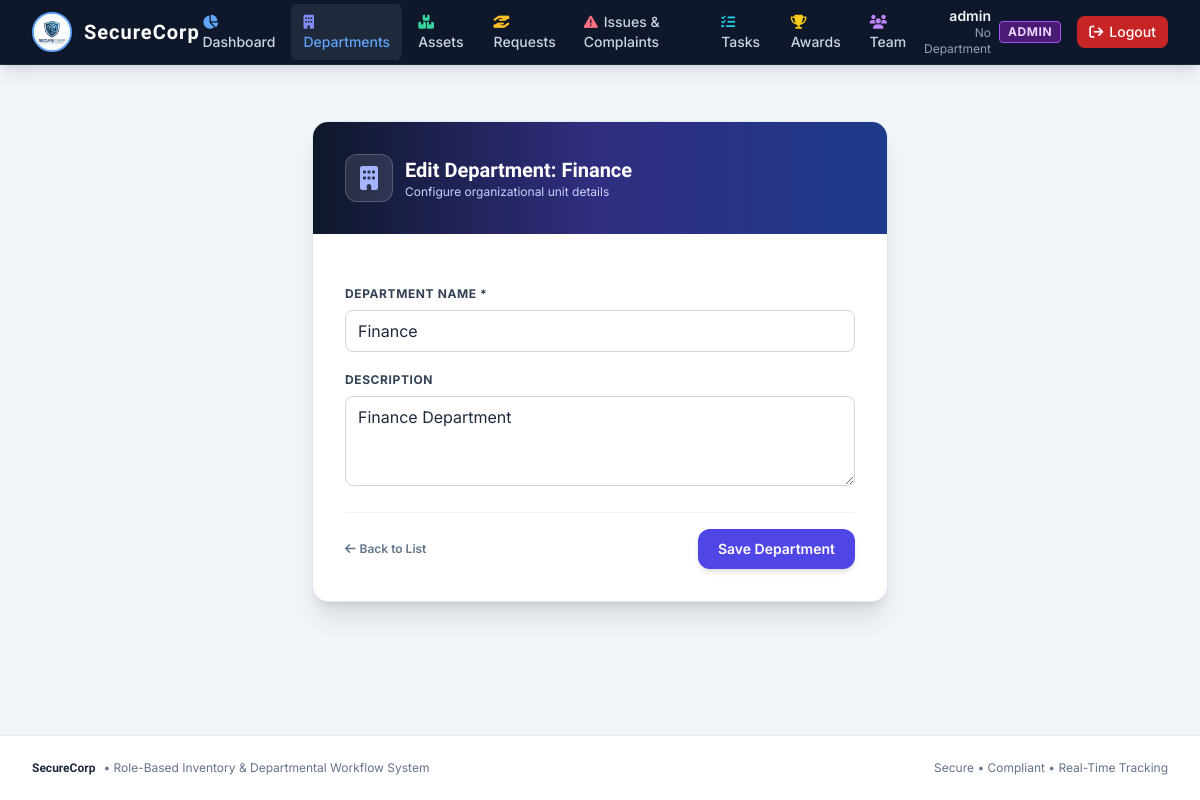
/departments/1/edit/ (signed in), run on the app's committed database.
### inventory/models.py (models this page shows, shortened)
class User(AbstractUser):
    ROLE_CHOICES = (
        ('ADMIN', 'Admin'),
        ('EMPLOYEE', 'Employee'),
    )
    role = models.CharField(max_length=10, choices=ROLE_CHOICES, default='EMPLOYEE')
    skills = models.ManyToManyField(Skill, blank=True, related_name='employees')
    department = models.ForeignKey(Department, on_delete=models.SET_NULL, null=True, blank=True, related_name='employees')
    @property
    def is_admin_role(self):
        return self.role == 'ADMIN' or self.is_superuser or self.is_staff
    @property
    def full_name_or_username(self):
        full = self.get_full_name()
        return full if full else self.username

class Department(models.Model):
    name = models.CharField(max_length=100, unique=True)
    description = models.TextField(blank=True)

### inventory/views.py (the view)
# urls.py: path('departments/<int:dept_id>/edit/', views.edit_department, name='edit_department'),
@login_required
def edit_department(request, dept_id):
    if not request.user.is_admin_role:
        messages.error(request, 'Only administrators can edit departments.')
        return redirect('department_list')
    dept = get_object_or_404(Department, id=dept_id)
    if request.method == 'POST':
        form = DepartmentForm(request.POST, instance=dept)
        if form.is_valid():
            form.save()
            messages.success(request, f'Department "{dept.name}" updated successfully.')
            return redirect('department_list')
    else:
        form = DepartmentForm(instance=dept)
    return render(request, 'inventory/department_form.html', {'form': form, 'title': f'Edit Department: {dept.name}', 'dept': dept})

### inventory/forms.py
class DepartmentForm(forms.ModelForm):
    class Meta:
        model = Department
        fields = ['name', 'description']
        widgets = {
            'name': forms.TextInput(attrs={'class': 'w-full px-3 py-2 border border-gray-300 rounded-lg focus:ring-2 focus:ring-blue-500 outline-none', 'placeholder': 'e.g., Engineering, HR, Finance'}),
            'description': forms.Textarea(attrs={'class': 'w-full px-3 py-2 border border-gray-300 rounded-lg focus:ring-2 focus:ring-blue-500 outline-none', 'rows': 3, 'placeholder': 'Brief description of department responsibilities...'}),
        }

### templates/inventory/department_form.html (shortened to what this page needs)
{% extends 'base.html' %}
{% block content %}
<div class="max-w-xl mx-auto py-8">
    <div class="bg-white rounded-2xl shadow-xl border border-slate-200 overflow-hidden">
        <div class="bg-gradient-to-r from-slate-900 via-indigo-900 to-blue-900 text-white p-6 sm:p-8">
            <div class="flex items-center space-x-3">
                <div class="w-12 h-12 rounded-xl bg-white/10 flex items-center justify-center border border-white/20">
                    <i class="fa-solid fa-building text-2xl text-indigo-300"></i>
                </div>
                <div>
                    <h1 class="text-xl font-bold font-brand">{{ title }}</h1>
                    <p class="text-xs text-indigo-200">Configure organizational unit details</p>
                </div>
            </div>
        </div>
        <div class="p-6 sm:p-8">
            <form method="post" class="space-y-5">
                <div>
                    <label class="block text-xs font-bold text-slate-700 uppercase tracking-wider mb-2">Department Name *</label>
                    {{ form.name }}
                </div>
                <div>
                    <label class="block text-xs font-bold text-slate-700 uppercase tracking-wider mb-2">Description</label>
                    {{ form.description }}
                </div>
                <div class="pt-4 flex items-center justify-between border-t border-slate-100">
                    <a href="{% url 'department_list' %}" class="text-xs font-semibold text-slate-500 hover:text-slate-800">
                        <i class="fa-solid fa-arrow-left mr-1"></i>Back to List
                    </a>
                    <button type="submit" class="bg-indigo-600 hover:bg-indigo-700 text-white text-xs sm:text-sm font-semibold px-5 py-2.5 rounded-xl shadow-md transition">
                        Save Department
                    </button>
                </div>
            </form>
        </div>
    </div>
</div>
{% endblock %}

### templates/base.html (shortened to what this page needs)
{% load static %}
<!DOCTYPE html>
<html lang="en">
<head>
    <script src="https://cdn.tailwindcss.com"></script>
    <link rel="stylesheet" href="https://cdnjs.cloudflare.com/ajax/libs/font-awesome/6.4.0/css/all.min.css">
</head>
<body class="bg-slate-100 text-slate-800 flex flex-col min-h-screen">
    <nav class="bg-slate-900 text-white shadow-lg sticky top-0 z-50 border-b border-slate-800">
        <div class="max-w-7xl mx-auto px-4 sm:px-6 lg:px-8">
            <div class="flex items-center justify-between h-16">
                <div class="flex items-center space-x-6">
                    <a href="{% url 'dashboard' %}" class="flex items-center space-x-3 group">
                        <img src="{% static 'images/logo.jpg' %}" alt="Logo" class="h-10 w-10 object-contain rounded-full shadow border-2 border-blue-400 bg-white group-hover:scale-105 transition-transform" onerror="this.style.display='none'">
                        <span class="text-xl tracking-wider text-white font-brand font-bold">SecureCorp</span>
                    </a>
                    {% if user.is_authenticated %}
                    <div class="hidden lg:flex items-center space-x-1 text-sm font-medium">
                        {% if user.is_admin_role %}
                            <a href="{% url 'admin_dashboard' %}" class="px-3 py-2 rounded-md hover:bg-slate-800 transition {% if request.path == '/admin-dashboard/' %}bg-slate-800 text-blue-400{% else %}text-slate-300{% endif %}">
                                <i class="fa-solid fa-chart-pie mr-1.5 text-blue-400"></i>Dashboard
                            </a>
                            <a href="{% url 'department_list' %}" class="px-3 py-2 rounded-md hover:bg-slate-800 transition {% if '/departments/' in request.path %}bg-slate-800 text-blue-400{% else %}text-slate-300{% endif %}">
                                <i class="fa-solid fa-building mr-1.5 text-indigo-400"></i>Departments
                            </a>
                            <a href="{% url 'asset_list' %}" class="px-3 py-2 rounded-md hover:bg-slate-800 transition {% if '/assets/' in request.path or '/admin/asset/' in request.path %}bg-slate-800 text-blue-400{% else %}text-slate-300{% endif %}">
                                <i class="fa-solid fa-boxes-stacked mr-1.5 text-emerald-400"></i>Assets
                            </a>
                            <a href="{% url 'request_list' %}" class="px-3 py-2 rounded-md hover:bg-slate-800 transition {% if '/requests/' in request.path %}bg-slate-800 text-blue-400{% else %}text-slate-300{% endif %}">
                                <i class="fa-solid fa-hand-holding-hand mr-1.5 text-amber-400"></i>Requests
                            </a>
                            <a href="{% url 'issue_list' %}" class="px-3 py-2 rounded-md hover:bg-slate-800 transition {% if '/issues/' in request.path %}bg-slate-800 text-blue-400{% else %}text-slate-300{% endif %}">
                                <i class="fa-solid fa-triangle-exclamation mr-1.5 text-rose-400"></i>Issues & Complaints
                            </a>
                            <a href="{% url 'task_list' %}" class="px-3 py-2 rounded-md hover:bg-slate-800 transition {% if '/tasks/' in request.path or '/admin/task/' in request.path %}bg-slate-800 text-blue-400{% else %}text-slate-300{% endif %}">
                                <i class="fa-solid fa-list-check mr-1.5 text-cyan-400"></i>Tasks
                            </a>
                            <a href="{% url 'award_list' %}" class="px-3 py-2 rounded-md hover:bg-slate-800 transition {% if '/awards/' in request.path %}bg-slate-800 text-blue-400{% else %}text-slate-300{% endif %}">
                                <i class="fa-solid fa-trophy mr-1.5 text-yellow-400"></i>Awards
                            </a>
                            <a href="{% url 'employee_list' %}" class="px-3 py-2 rounded-md hover:bg-slate-800 transition {% if '/admin/employees/' in request.path %}bg-slate-800 text-blue-400{% else %}text-slate-300{% endif %}">
                                <i class="fa-solid fa-users mr-1.5 text-purple-400"></i>Team
                            </a>
                        {% endif %}
                    </div>
                    {% endif %}
                </div>
                <div class="flex items-center space-x-4">
                    {% if user.is_authenticated %}
                        <div class="hidden sm:flex items-center space-x-2 text-right">
                            <div class="flex flex-col">
                                <span class="text-sm font-semibold text-slate-100 leading-tight">{{ user.full_name_or_username }}</span>
                                <span class="text-xs text-slate-400">
                                    {% if user.department %}{{ user.department.name }}{% else %}No Department{% endif %}
                                </span>
                            </div>
                            <span class="inline-flex items-center px-2 py-0.5 rounded text-xs font-bold uppercase tracking-wider {% if user.is_admin_role %}bg-purple-900/80 text-purple-200 border border-purple-500{% else %}bg-emerald-900/80 text-emerald-200 border border-emerald-500{% endif %}">
                                {{ user.role }}
                            </span>
                        </div>
                        <a href="{% url 'logout' %}" class="inline-flex items-center text-xs sm:text-sm bg-red-600/90 hover:bg-red-600 text-white font-medium px-3 py-1.5 rounded-lg transition shadow-sm">
                            <i class="fa-solid fa-arrow-right-from-bracket mr-1.5"></i>Logout
                        </a>
                    {% else %}
                        <a href="{% url 'login' %}" class="text-slate-300 hover:text-white text-sm font-medium px-3 py-1.5">Login</a>
                        <a href="{% url 'register' %}" class="bg-blue-600 hover:bg-blue-700 text-white text-sm font-medium px-4 py-1.5 rounded-lg shadow transition">Register</a>
                    {% endif %}
                </div>
            </div>
        </div>
    </nav>
    <main class="flex-grow max-w-7xl w-full mx-auto px-4 sm:px-6 lg:px-8 py-6">
        {% block content %}{% endblock %}
    </main>
    <footer class="bg-white border-t border-slate-200 py-6 text-center text-xs text-slate-500 mt-auto">
        <div class="max-w-7xl mx-auto px-4 sm:px-6 lg:px-8 flex flex-col sm:flex-row justify-between items-center gap-2">
            <div class="flex items-center space-x-2">
                <span class="font-bold font-brand text-slate-800">SecureCorp</span>
                <span>• Role-Based Inventory & Departmental Workflow System</span>
            </div>
            <div>
                <span>Secure • Compliant • Real-Time Tracking</span>
            </div>
        </div>
    </footer>
</body>
</html>

### templates/base.html (style rules this page uses)
body { font-family: 'Inter', sans-serif; }
.font-brand { font-family: 'Orbitron', sans-serif; }

### data on the page
User: full_name_or_username "admin", role "ADMIN"
Department: name "Finance", description "Finance Department"

### other printed values
{{ title }} "Edit Department: Finance"
